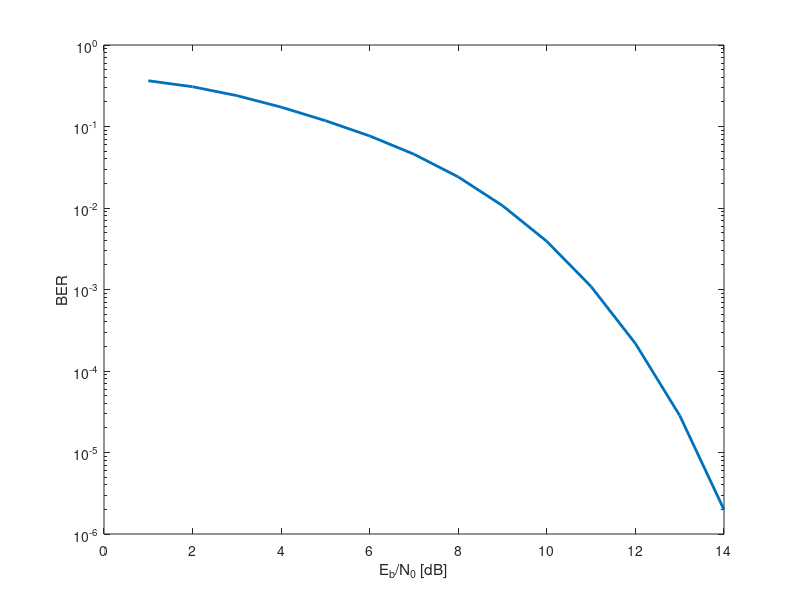

Recreate this plot in MATLAB. (Note: this script raises an error after producing the figure.)
tic

special_mag_sync    = 0;
special_mag_detec   = 1;
fft_zp              = 0;

en1     = 1;
enfft   = 0;
en2     = 0;
en3     = 0;
en4     = 0;
engrz   = 1;
en5     = 1;

fp1f    = 4;
fp1i    = 4;
fpfftf  = 7;
fpffti  = 5;
fp2f    = 7;
fp2i    = 11;
fp3f    = 2;
fp3i    = 6;
fp4f    = 2;
fp4i    = 6;
fpgrzf  = 5;
fpgrzi  = 6;
fp5f    = 0;
fp5i    = 0;

if isempty(who('reference_ber')) %plot the theoretical curve only once
    figure('name','Magnitude sync comparison');
    reference_ber = [0.36428    0.30752     0.23929     0.17286     0.11792     0.076568    0.045705 ...
                     0.024046   0.010676    0.003895    0.0010839   0.0002173   2.8429e-05  1.9881e-06];
    semilogy(1:14, reference_ber,'LineWidth',2.0,'DisplayName','reference');
    xlabel('E_b/N_0 [dB]');
    ylabel('BER');
    hold on;
end

integer_part    = [7];
fractional_part = [3];

for i=1:length(integer_part)
    [integer_part(i) fractional_part(i)]

    fp5f = fractional_part(i);
    fp5i = integer_part(i);

    tic

    berfinalbck = executer( special_mag_sync, special_mag_detec, fft_zp, ...
                            en1, en2, en3, en4, en5, enfft, engrz, fp1f, fp1i, fpfftf, fpffti, ...
                            fp2f, fp2i, fp3f, fp3i, fp4f, fp4i, fpgrzf, fpgrzi, fp5f, fp5i);
    toc

    s = string(string(integer_part(i))+"|"+string(fractional_part(i)));
    semilogy(1:14, berfinalbck,'LineWidth',1.4,'DisplayName',s);
end

load gong.mat;
sound(y(1:1500));

toc